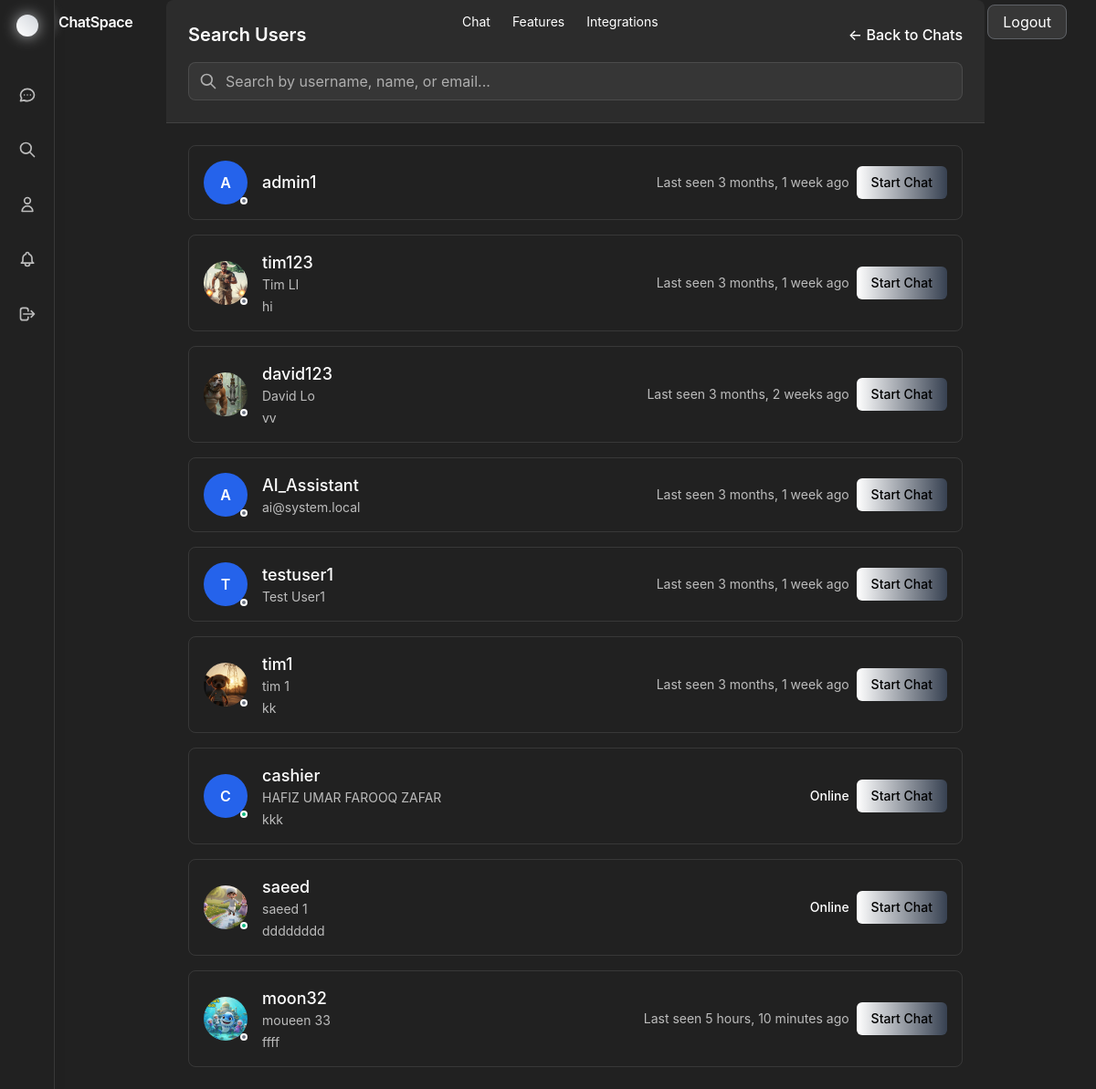
Page /search/ (signed in) on the committed database.
### app1/models.py (models this page shows, shortened)
class User(AbstractUser):
    id = models.UUIDField(primary_key=True, default=uuid.uuid4, editable=False)
    phone_number = models.CharField(max_length=15, unique=True, blank=True, null=True)
    profile_picture = models.ImageField(upload_to='profile_pictures/', blank=True, null=True)
    bio = models.TextField(max_length=500, blank=True)
    is_online = models.BooleanField(default=False)
    last_seen = models.DateTimeField(default=timezone.now)
    created_at = models.DateTimeField(auto_now_add=True)
    updated_at = models.DateTimeField(auto_now=True)
    class Meta:
        db_table = 'users'

### app1/views.py (the view)
# urls.py: path('search/', views.search_users, name='search_users'),
@login_required
def search_users(request):
    query = request.GET.get('q', '')
    if query:
        users = User.objects.filter(
            Q(username__icontains=query) |
            Q(first_name__icontains=query) |
            Q(last_name__icontains=query) |
            Q(email__icontains=query)
        ).exclude(id=request.user.id)[:10]
    else:
        users = User.objects.exclude(id=request.user.id)[:10]
    return render(request, 'app1/search_users.html', {'users': users, 'query': query})

### app1/context_processors.py (called while the page is built)
def notifications_context(request):
    if request.user.is_authenticated:
        return {
            'notifications': Notification.objects.filter(user=request.user).order_by('-created_at')[:10]
        }
    return {}

### app1/templates/app1/search_users.html (shortened to what this page needs)
{% extends 'app1/base.html' %}
{% block content %}
<div class="max-w-4xl mx-auto">
    <div class="rounded-lg overflow-hidden glass">
        <div class="p-6 bg-white/5 border-b border-white/10">
            <div class="flex items-center justify-between">
                <h2 class="text-xl font-semibold text-white">Search Users</h2>
                <a href="{% url 'chat_list' %}" class="text-white hover:text-white font-medium">
                    ← Back to Chats
                </a>
            </div>
            <form method="get" class="mt-4">
                <div class="relative">
                    <input type="text"
                           name="q"
                           value="{{ query }}"
                           placeholder="Search by username, name, or email..."
                           class="w-full pl-10 pr-4 py-2 border border-white/10 bg-white/5 text-white placeholder-white/60 rounded-lg focus:outline-none focus:ring-2 focus:ring-gray-400/50 focus:border-transparent">
                    <div class="absolute inset-y-0 left-0 pl-3 flex items-center pointer-events-none">
                        <svg class="h-5 w-5 text-white/60" fill="none" stroke="currentColor" viewBox="0 0 24 24">
                            <path stroke-linecap="round" stroke-linejoin="round" stroke-width="2" d="M21 21l-6-6m2-5a7 7 0 11-14 0 7 7 0 0114 0z"></path>
                        </svg>
                    </div>
                </div>
            </form>
        </div>
        <div class="p-6">
            {% if users %}
                <div class="space-y-4">
                    {% for user in users %}
                    <div class="flex items-center justify-between p-4 border border-white/10 rounded-lg hover:bg-white/5">
                        <div class="flex items-center space-x-4">
                            <div class="relative">
                                {% if user.profile_picture %}
                                    <img src="{{ user.profile_picture.url }}" alt="{{ user.username }}" class="w-12 h-12 rounded-full object-cover">
                                {% else %}
                                    <div class="w-12 h-12 bg-blue-600 rounded-full flex items-center justify-center text-white font-semibold">
                                        {{ user.username|first|upper }}
                                    </div>
                                {% endif %}
                                {% if user.is_online %}
                                    <div class="online-indicator"></div>
                                {% else %}
                                    <div class="offline-indicator"></div>
                                {% endif %}
                            </div>
                            <div>
                                <h3 class="text-lg font-medium text-white">{{ user.username }}</h3>
                                <p class="text-sm text-white/70">
                                    {% if user.first_name or user.last_name %}
                                        {{ user.first_name }} {{ user.last_name }}
                                    {% else %}
                                        {{ user.email }}
                                    {% endif %}
                                </p>
                                {% if user.bio %}
                                    <p class="text-sm text-white/70 mt-1">{{ user.bio|truncatechars:100 }}</p>
                                {% endif %}
                            </div>
                        </div>
                        <div class="flex items-center space-x-2">
                            <div class="text-sm text-white/70">
                                {% if user.is_online %}
                                    <span class="text-white font-medium">Online</span>
                                {% else %}
                                    Last seen {{ user.last_seen|timesince }} ago
                                {% endif %}
                            </div>
                            <a href="{% url 'create_chat' user.id %}"
                               class="px-4 py-2 bg-gradient-to-r from-white to-gray-700 hover:from-white hover:to-gray-600 text-black text-sm font-medium rounded-md">
                                Start Chat
                            </a>
                        </div>
                    </div>
                    {% endfor %}
                </div>
            {% endif %}
        </div>
    </div>
</div>
{% endblock %}

### app1/templates/app1/base.html (style rules this page uses)
:root { --bg-primary: #212121; --bg-secondary: #303030; --border-color: rgba(255, 255, 255, 0.1); --text-primary: #ffffff; --hover-color: #424242; }
html, body { height: 100%; margin: 0; padding: 0; background-color: var(--bg-primary); color: var(--text-primary); font-family: 'Inter', system-ui, -apple-system, sans-serif; }
body { overflow: hidden !important; }
.online-indicator { width: 8px; height: 8px; background-color: #10b981; border-radius: 50%; position: absolute; bottom: 0; right: 0; border: 2px solid white; }
.offline-indicator { width: 8px; height: 8px; background-color: #6b7280; border-radius: 50%; position: absolute; bottom: 0; right: 0; border: 2px solid white; }

### rows in the picture
User: username|first "A", is_online False (drawn), username "admin1", last_seen "3 months, 1 week"
User: profile_picture (picture), is_online False (drawn), username "tim123", first_name "Tim", last_name "LI", bio "hi", last_seen "3 months, 1 week"
User: profile_picture (picture), is_online False (drawn), username "david123", first_name "David", last_name "Lo", bio "vv", last_seen "3 months, 2 weeks"
User: username|first "A", is_online False (drawn), username "AI_Assistant", email "ai@system.local", last_seen "3 months, 1 week"
User: username|first "T", is_online False (drawn), username "testuser1", first_name "Test", last_name "User1", last_seen "3 months, 1 week"
User: profile_picture (picture), is_online False (drawn), username "tim1", first_name "tim", last_name "1", bio "kk", last_seen "3 months, 1 week"
User: username|first "C", is_online True (drawn), username "cashier", first_name "HAFIZ UMAR", last_name "FAROOQ ZAFAR", bio "kkk"
User: profile_picture (picture), is_online True (drawn), username "saeed", first_name "saeed", last_name "1", bio "dddddddd"
User: profile_picture (picture), is_online False (drawn), username "moon32", first_name "moueen", last_name "33", bio "ffff", last_seen "5 hours, 10 minutes"
